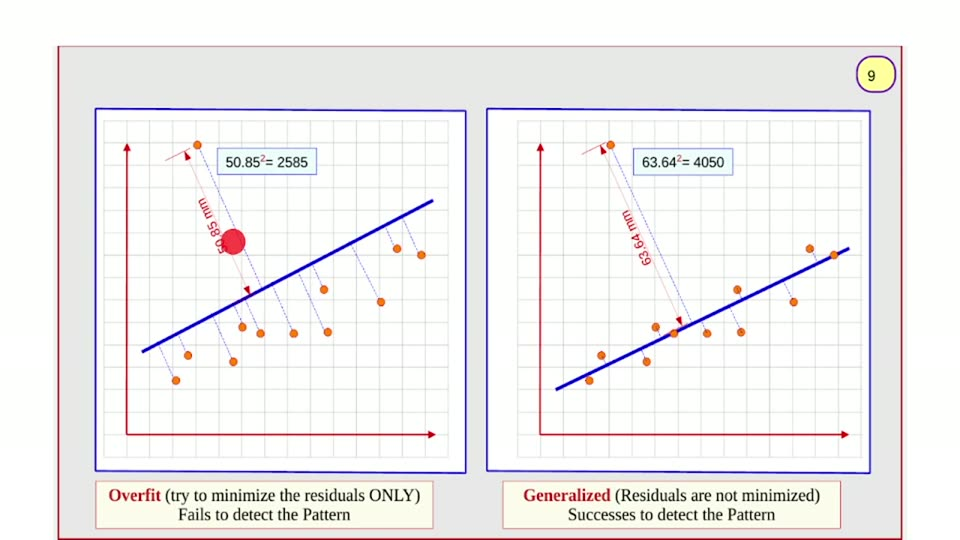
#> input picture videos/machine-learning/03_ridger_regression_gradient_descent/unique_slides/slide_009.jpg, 960 x 540 px, found by its file name
$ python probe18_capcolor2.py
#> lines starting #> are read from the running program, lines starting #| are printed output that depends on the picture; after the words box and inside, x2 and y2 are one past the last pixel; in counts of white or black regions, pixels touching at a corner belong together
#!/usr/bin/env python3
"""Probe 18: definitive caption-color classification.

For each of the four caption lines, classify every ink pixel (darker than the
off-white band) as RED (r-g > 25 and r-b > 25, red > 60), BLUE, or DARK
(achromatic or weakly warm: max-min channel <= 25), and report counts plus the
x-extent of each class. This settles whether the captions are red (as the spec
claims) or near-black (as the darkest pixels suggest).
"""
import numpy as np
from PIL import Image

SRC = "videos/machine-learning/03_ridger_regression_gradient_descent/unique_slides/slide_009.jpg"
a = np.asarray(Image.open(SRC).convert("RGB")).astype(int)
r, g, b = a[:, :, 0], a[:, :, 1], a[:, :, 2]
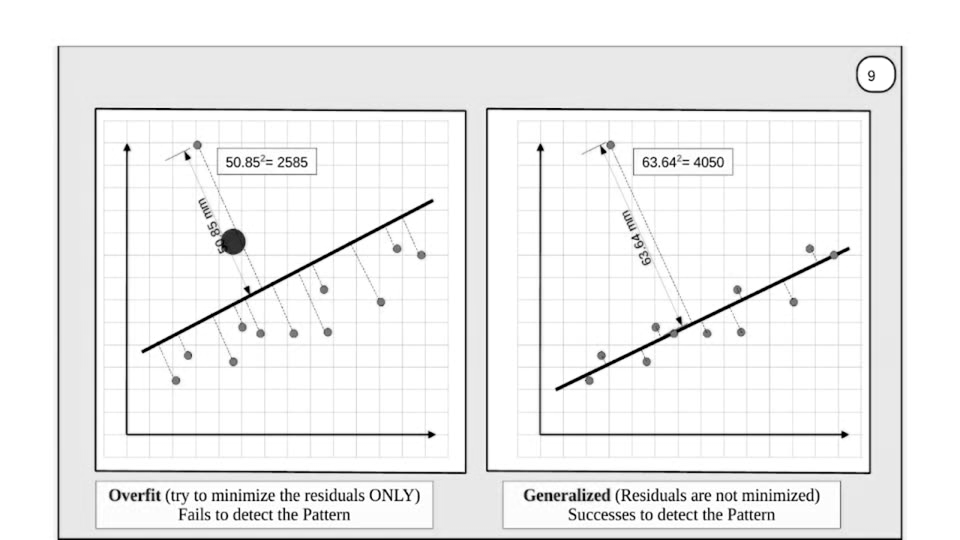
#> g: shape (540, 960) int64; min 0, max 255, mean 239
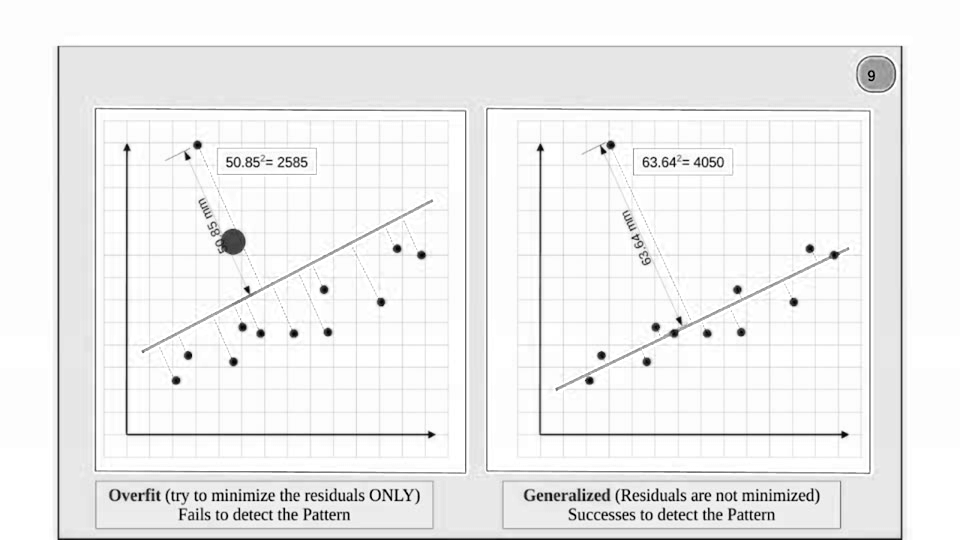
#> b: shape (540, 960) int64; min 0, max 255, mean 239

band = (r + g + b) <= 690          # ink vs off-white caption background
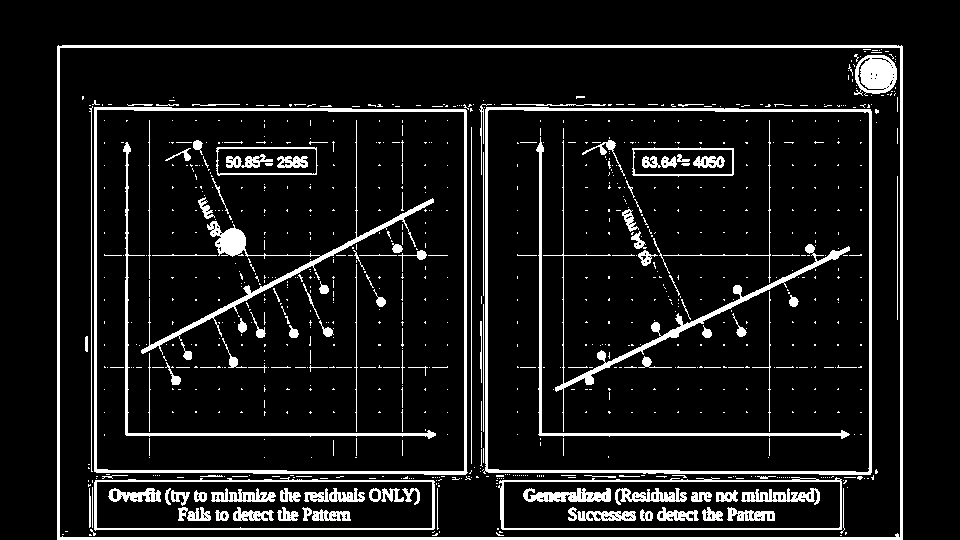
#> band: shape (540, 960) bool; 9.6% white; 914 white regions (782 under 20 px), largest, box (x1, y1, x2, y2) and area: (57, 45, 903, 540) 8015, (483, 107, 872, 475) 4604, (94, 107, 468, 475) 4542
SAT = np.maximum(np.maximum(r, g), b) - np.minimum(np.minimum(r, g), b)
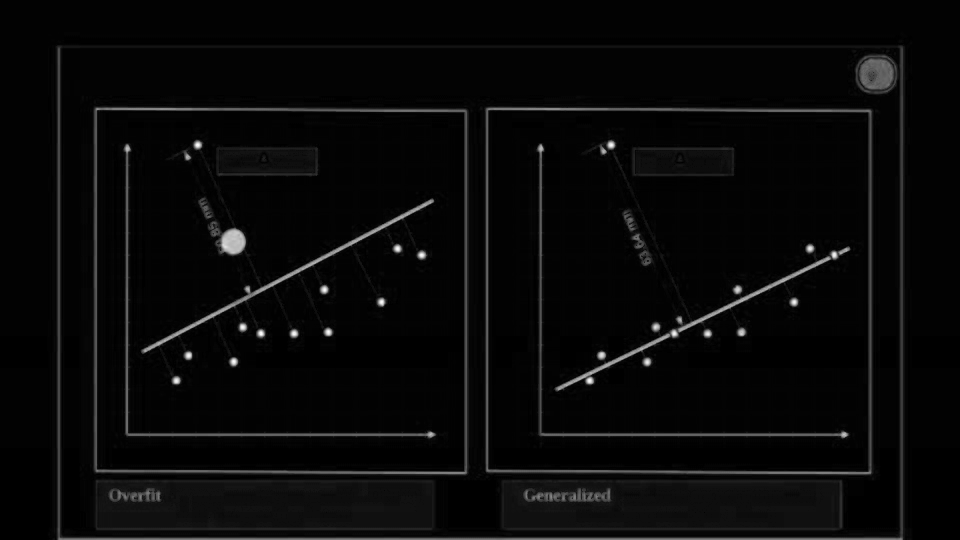
#> SAT: shape (540, 960) int64; min 0, max 255, mean 8.7
redish = band & (r - g > 20) & (r - b > 20) & (r > 60)
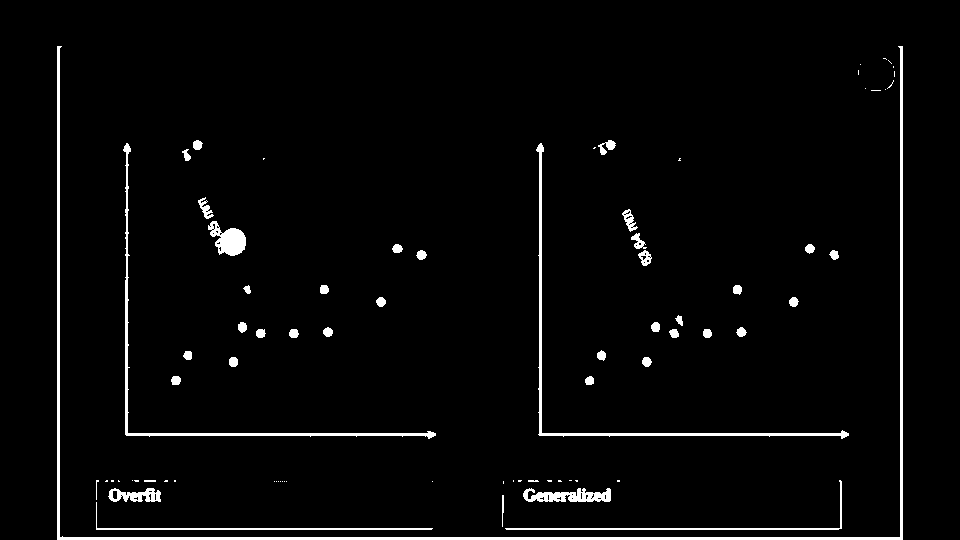
#> redish: shape (540, 960) bool; 3% white; 79 white regions (36 under 20 px), largest, box (x1, y1, x2, y2) and area: (57, 46, 903, 540) 5491, (536, 143, 849, 439) 1857, (123, 143, 436, 439) 1768
dark = band & (SAT <= 22)
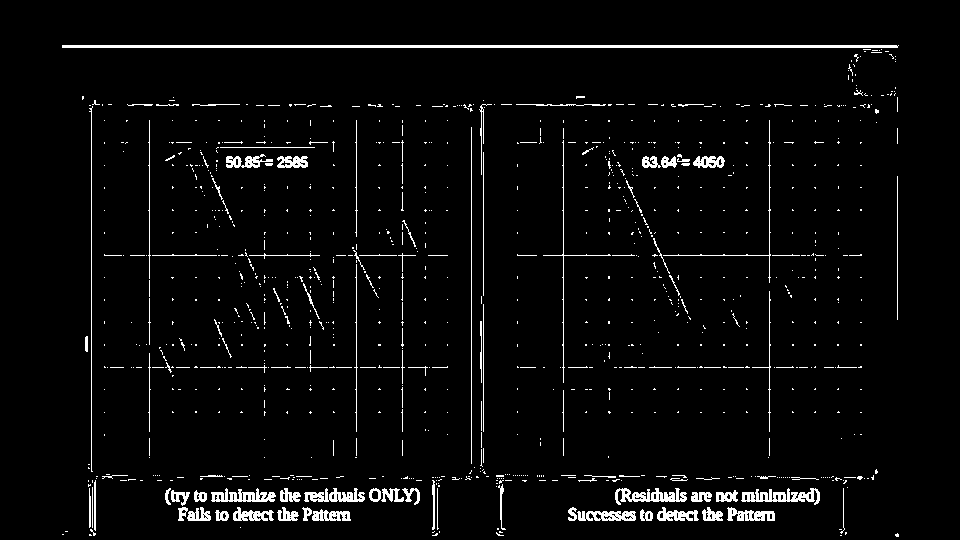
#> dark: shape (540, 960) bool; 3.7% white in thin lines or dots, all inside (x1, y1, x2, y2) = (62, 45, 899, 537)

REGIONS = [
    ("LCAP line1", 100, 470, 487, 505),
    ("LCAP line2", 100, 470, 506, 525),
    ("RCAP line1", 495, 838, 487, 505),
    ("RCAP line2", 495, 838, 506, 525),
]
for nm, x0, x1, y0, y1 in REGIONS:
    rr = redish[y0:y1 + 1, x0:x1 + 1]
    dd = dark[y0:y1 + 1, x0:x1 + 1]
    print(f"\n===== {nm} x{x0}..{x1} y{y0}..{y1} =====")
    for label, m in (("RED", rr), ("DARK", dd)):
        ys, xs = np.where(m)
        if not len(ys):
            print(f"  {label}: 0 px")
            continue
        print(f"  {label}: {m.sum():5d} px  x {x0+xs.min()}..{x0+xs.max()} "
              f"y {y0+ys.min()}..{y0+ys.max()}")
    # sample the most saturated dark-ish pixels overall
    allm = rr | dd
    if allm.sum():
        px = a[y0:y1 + 1, x0:x1 + 1][allm]
        s = px.sum(axis=1)
        dk = px[s < np.percentile(s, 5)]
        print(f"  darkest 5% mean RGB ({dk[:,0].mean():.0f},{dk[:,1].mean():.0f},{dk[:,2].mean():.0f})"
              f"  n={len(dk)}")
#> this loop made 4 passes
#|   darkest 5% mean RGB (21,24,10)  n=116
#|   darkest 5% mean RGB (20,22,8)  n=67
#|   darkest 5% mean RGB (24,26,13)  n=123
#|   darkest 5% mean RGB (23,24,10)  n=80
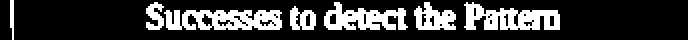
#> m: shape (20, 344) bool (shown 2 times larger); 22.8% white; 7 white regions, largest, box (x1, y1, x2, y2) and area: (82, 5, 141, 15) 439, (232, 1, 280, 15) 397, (162, 1, 204, 15) 333

$ run again, with videos/machine-learning/03_ridger_regression_gradient_descent/unique_slides/slide_002.jpg copied over videos/machine-learning/03_ridger_regression_gradient_descent/unique_slides/slide_009.jpg
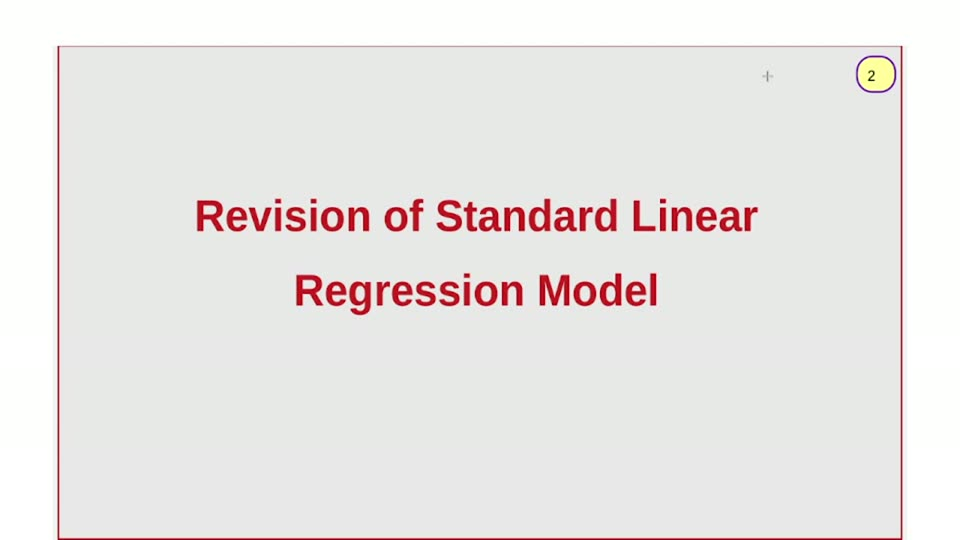
#> input picture videos/machine-learning/03_ridger_regression_gradient_descent/unique_slides/slide_002.jpg, 960 x 540 px, found by its file name
#> r: shape (540, 960) int64; 197 distinct labels, from 16 to 255
#> g: shape (540, 960) int64; 256 distinct labels, from 0 to 255
#> b: shape (540, 960) int64; 251 distinct labels, from 0 to 255
#> band: shape (540, 960) bool; 6% white; 501 white regions (464 under 20 px), largest, box (x1, y1, x2, y2) and area: (57, 45, 903, 540) 8025, (502, 192, 594, 237) 1912, (196, 200, 283, 238) 1866
#> `SAT = np.maximum(np.maximum(r, g), b) - np.minimum(np.minimum(r, g), b)`:
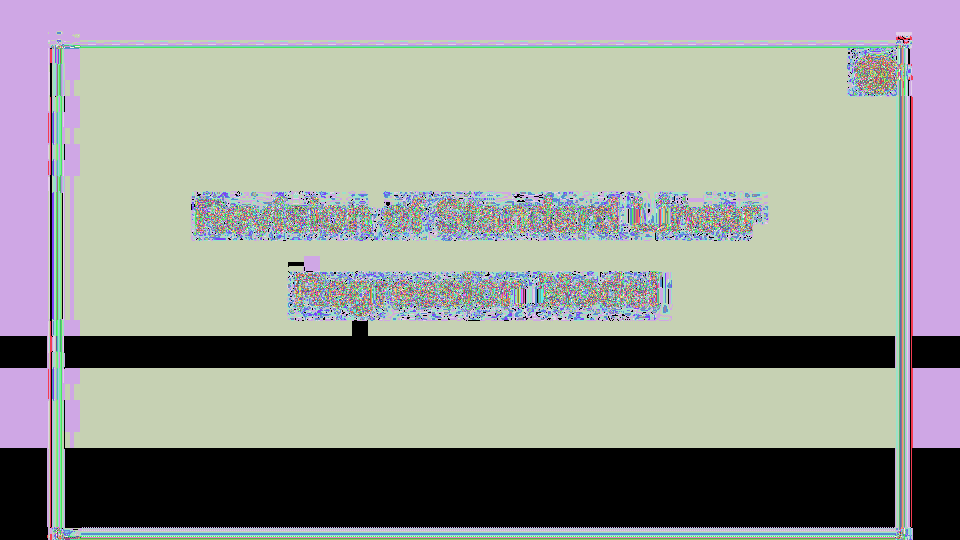
#> SAT: shape (540, 960) int64; 189 distinct labels, from 0 to 189; one colour per label, 0 black
#> redish: shape (540, 960) bool; 4.3% white; 53 white regions (12 under 20 px), largest, box (x1, y1, x2, y2) and area: (57, 45, 903, 540) 5490, (325, 280, 372, 316) 1056, (539, 273, 571, 307) 811
#> `dark = band & (SAT <= 22)`:
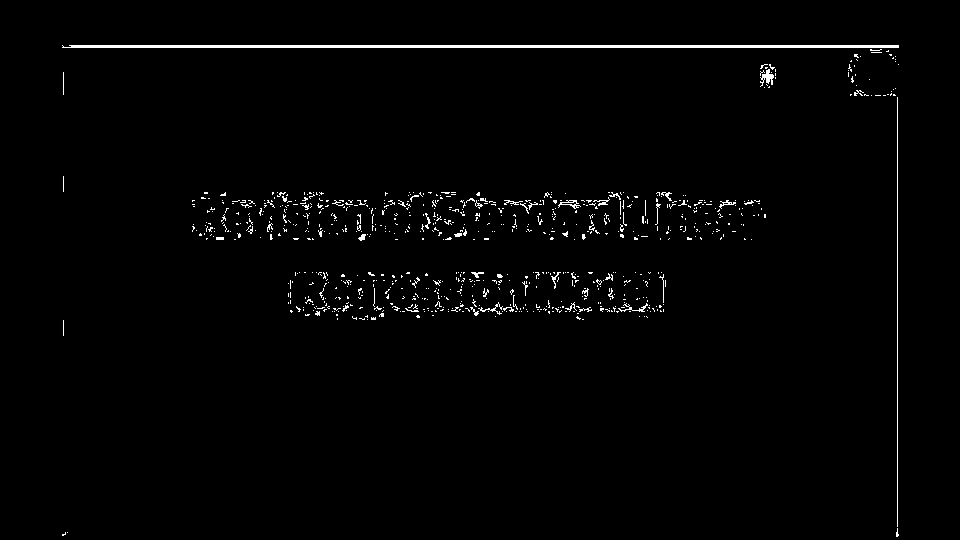
#> dark: shape (540, 960) bool; 1.5% white in thin lines or dots, all inside (x1, y1, x2, y2) = (62, 45, 899, 537)
